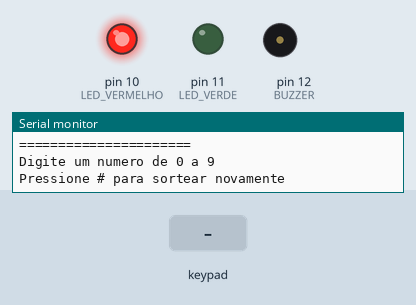
This sketch was run on a simulated Arduino Uno, built with avr-gcc and run on an emulated ATmega328P. Shown: output pins drawn as LEDs (lit = HIGH), buzzer (waves = sounding), the last lines printed to the serial monitor. The test bench sets the inputs (shaded band). Random numbers use the default seed unless the sketch sets one.

Above: at 1.4 s.
1.5 s: key '4' pressed
At 2.8 s:
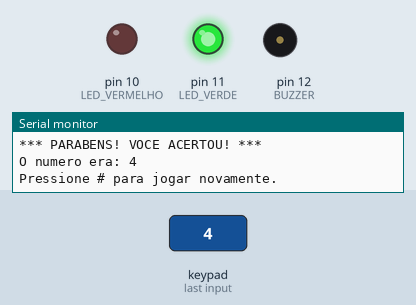
3.7 s: keypad keys 9 8 7 6 pressed 0.4 s apart
At 4.43 s:
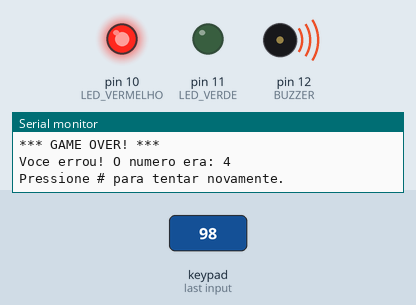
6.8 s: keypad keys 9 8 7 6 # pressed 0.4 s apart
11.8 s: key '9' pressed
At 12.6 s:
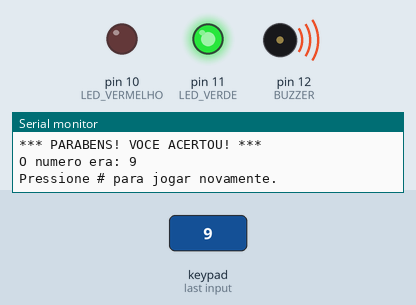
14.2 s: key '1' pressed
At 16.3 s:
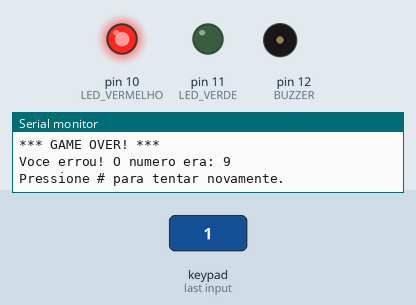
Timing chart, 0 to 17.8 s (numbered marks = the images above; inputs shaded):
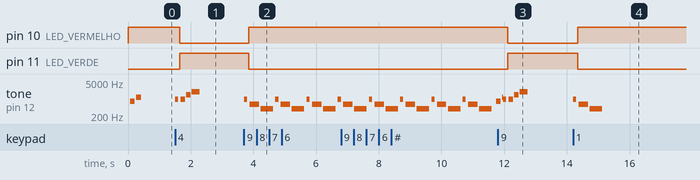

Measured:
- after the input at 1.5 s, pin 10 (LED_VERMELHO): HIGH → LOW after 0.15 s; pin 11 (LED_VERDE): LOW → HIGH after 0.15 s; tone on pin 12 (BUZZER): plays 1000 Hz for 0.10 s, 1000 Hz for 0.15 s, 1500 Hz for 0.15 s, 2000 Hz for 0.25 s, starting at once
- after the input at 3.7 s, pin 10 (LED_VERMELHO): LOW → HIGH after 0.16 s; pin 11 (LED_VERDE): HIGH → LOW after 0.16 s; tone on pin 12 (BUZZER): silent → 1000 Hz at once, then repeats every 1.0 s: silent 0.08 s, 600 Hz 0.30 s, silent 0.05 s, 400 Hz 0.40 s, silent 0.07 s, 1000 Hz 0.10 s
- after the input at 11.8 s, pin 10 (LED_VERMELHO): HIGH → LOW after 0.32 s; pin 11 (LED_VERDE): LOW → HIGH after 0.32 s
- after the input at 14.2 s, pin 10 (LED_VERMELHO): LOW → HIGH after 0.15 s; pin 11 (LED_VERDE): HIGH → LOW after 0.15 s; tone on pin 12 (BUZZER): plays 1000 Hz for 0.10 s, 600 Hz for 0.30 s, 400 Hz for 0.40 s, starting at once

The sketch:

codigo_desafio_do_numero_secreto.ino
```cpp
#include <Keypad.h>

/* ==============================
   CONFIGURAÇÃO DO TECLADO
   ============================== */

const byte qtdLinhas = 4;
const byte qtdColunas = 4;

char matriz_teclas[qtdLinhas][qtdColunas] = {
  {'1', '2', '3', 'A'},
  {'4', '5', '6', 'B'},
  {'7', '8', '9', 'C'},
  {'*', '0', '#', 'D'}
};

byte PinosqtdLinhas[qtdLinhas] = {9, 8, 7, 6};
byte PinosqtdColunas[qtdColunas] = {5, 4, 3, 2};

Keypad meuteclado = Keypad(
  makeKeymap(matriz_teclas),
  PinosqtdLinhas,
  PinosqtdColunas,
  qtdLinhas,
  qtdColunas
);


/* ==============================
   PINOS DOS COMPONENTES
   ============================== */

const int LED_VERMELHO = 10;
const int LED_VERDE = 11;
const int BUZZER = 12;


/* ==============================
   VARIÁVEIS DO JOGO
   ============================== */

int numeroSorteado;


/* ==============================
   SETUP
   ============================== */

void setup() {

  Serial.begin(9600);

  pinMode(LED_VERMELHO, OUTPUT);
  pinMode(LED_VERDE, OUTPUT);
  pinMode(BUZZER, OUTPUT);

  // Inicializa o gerador de números aleatórios
  randomSeed(analogRead(A0));

  iniciarJogo();
}


/* ==============================
   LOOP PRINCIPAL
   ============================== */

void loop() {

  char tecla_pressionada = meuteclado.getKey();

  if (tecla_pressionada) {

    // Verifica se foi digitado um número
    if (tecla_pressionada >= '0' && tecla_pressionada <= '9') {

      int numeroDigitado = tecla_pressionada - '0';

      Serial.print("Numero digitado: ");
      Serial.println(numeroDigitado);

      // Som de confirmação da tecla
      tone(BUZZER, 1000, 100);

      delay(150);

      // Verifica se acertou
      if (numeroDigitado == numeroSorteado) {

        acertou();

      } else {

        errou();
      }
    }

    // Tecla # inicia uma nova rodada
    if (tecla_pressionada == '#') {

      iniciarJogo();
    }
  }
}


/* ==============================
   INICIA NOVA RODADA
   ============================== */

void iniciarJogo() {

  numeroSorteado = random(0, 10);

  digitalWrite(LED_VERMELHO, HIGH);
  digitalWrite(LED_VERDE, LOW);

  Serial.println();
  Serial.println("======================");
  Serial.println("      NOVO JOGO");
  Serial.println("======================");
  Serial.println("Digite um numero de 0 a 9");
  Serial.println("Pressione # para sortear novamente");
  Serial.println();

  // Som de início
  tone(BUZZER, 800, 150);
  delay(200);
  tone(BUZZER, 1200, 150);
}


/* ==============================
   ACERTOU
   ============================== */

void acertou() {

  digitalWrite(LED_VERMELHO, LOW);
  digitalWrite(LED_VERDE, HIGH);

  Serial.println();
  Serial.println("*** PARABENS! VOCE ACERTOU! ***");
  Serial.print("O numero era: ");
  Serial.println(numeroSorteado);
  Serial.println("Pressione # para jogar novamente.");
  Serial.println();

  // Som de vitória
  tone(BUZZER, 1000, 150);
  delay(180);

  tone(BUZZER, 1500, 150);
  delay(180);

  tone(BUZZER, 2000, 250);
}


/* ==============================
   ERROU
   ============================== */

void errou() {

  digitalWrite(LED_VERMELHO, HIGH);
  digitalWrite(LED_VERDE, LOW);

  Serial.println();
  Serial.println("*** GAME OVER! ***");
  Serial.print("Voce errou! O numero era: ");
  Serial.println(numeroSorteado);
  Serial.println("Pressione # para tentar novamente.");
  Serial.println();

  // Som descendente de erro
  tone(BUZZER, 600, 300);
  delay(350);

  tone(BUZZER, 400, 400);
  delay(450);
}
```
